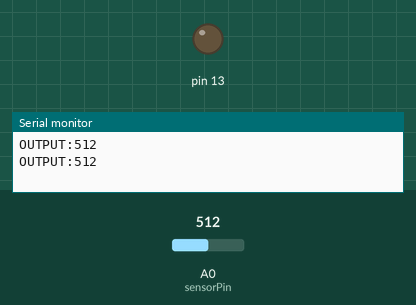
This sketch was run on a simulated Arduino Uno, built with avr-gcc and run on an emulated ATmega328P. Parts: output pins drawn as LEDs (lit = HIGH), the last lines printed to the serial monitor. Inputs (shaded band) come from the test bench; at power-on: A0 (sensorPin) = 512.

Above: at 6.3 s.
6.4 s: A0 (sensorPin) set to 483
At 12.6 s:
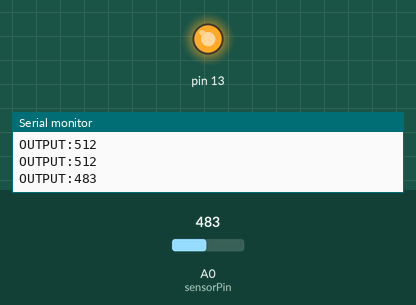
13.0 s: A0 (sensorPin) set to 510
At 17.9 s:
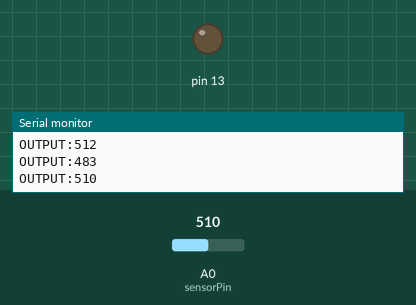
19.1 s: A0 (sensorPin) set to 490
At 23.4 s:
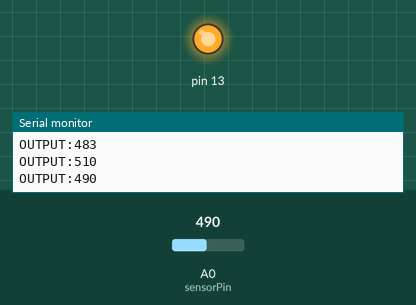
Timing chart, 0 to 24.9 s (numbered marks = the images above; inputs shaded):
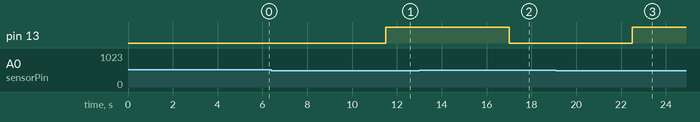

The sketch:

project2.ino
```cpp
int sensorPin = A0;
int sensorValue = 0;
void setup()
{
Serial.begin(9600);
pinMode(13, OUTPUT);
}
void loop()
{
  sensorValue = analogRead(sensorPin);
  Serial.print("OUTPUT:");
  Serial.println(sensorValue);
  delay(500);
  if(sensorValue<=500)
  {
  digitalWrite(13, HIGH);
  delay(5000);
  }
  else
  {
  digitalWrite(13, LOW);
  delay(5000);
  }
}
```

Measured:
- the behaviour switches between 501 and 500 on A0 (sensorPin) (found by bisection; images 0 and 1)
- after the input at 6.4 s, pin 13: LOW → HIGH after 5.1 s
- after the input at 13.0 s, pin 13: HIGH → LOW after 4.0 s
- after the input at 19.1 s, pin 13: LOW → HIGH after 3.4 s
